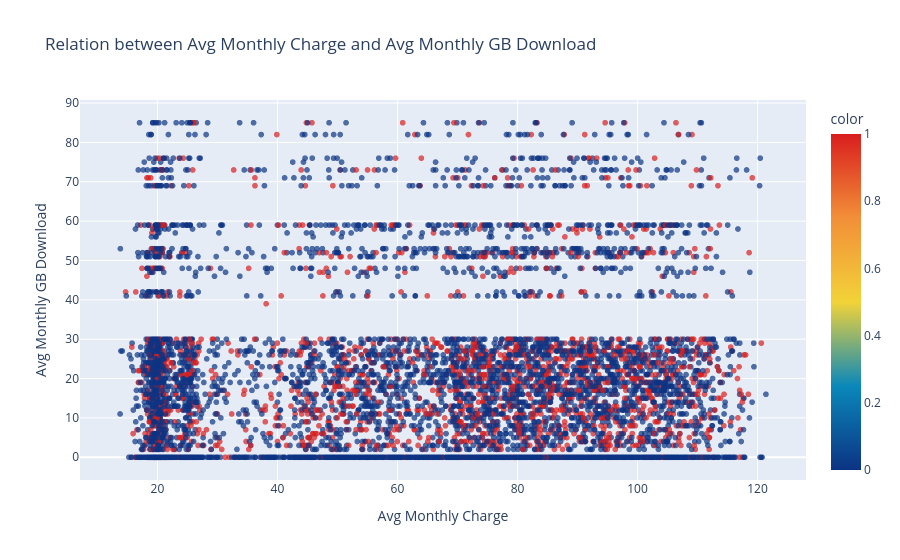

The notebook cell this image was saved under:
### Code cell
import plotly.express as px

# Assuming df_service and df are your DataFrames
fig = px.scatter(x=df_service['avg monthly charge'], y=df['Avg Monthly GB Download'], color=df['Churn Value'],
                 opacity=0.7, labels={'x': 'Avg Monthly Charge', 'y': 'Avg Monthly GB Download'},
                 title='Relation between Avg Monthly Charge and Avg Monthly GB Download',
                 color_continuous_scale=px.colors.diverging.Portland)

fig.show()

### Figure 1 — Plotly figure (JSON) as saved in the notebook; plotly's stock layout.template omitted (floating-point values rounded to 4 significant figures; data arrays with more than 128 entries replaced by an {"elided": "..."} marker saying what was removed)
{"data": [{"hovertemplate": "Avg Monthly Charge=%{x}<br>Avg Monthly GB Download=%{y}<br>color=%{marker.color}<extra></extra>", "legendgroup": "", "marker": {"color": {"elided": "7043 int values"}, "coloraxis": "coloraxis", "opacity": 0.7, "symbol": "circle"}, "mode": "markers", "name": "", "showlegend": false, "type": "scattergl", "x": {"elided": "7043 float values"}, "xaxis": "x", "y": {"elided": "7043 int values"}, "yaxis": "y"}], "layout": {"coloraxis": {"colorbar": {"title": {"text": "color"}}, "colorscale": [[0, "rgb(12,51,131)"], [0.25, "rgb(10,136,186)"], [0.5, "rgb(242,211,56)"], [0.75, "rgb(242,143,56)"], [1, "rgb(217,30,30)"]]}, "legend": {"tracegroupgap": 0}, "title": {"text": "Relation between Avg Monthly Charge and Avg Monthly GB Download"}, "xaxis": {"anchor": "y", "domain": [0, 1], "title": {"text": "Avg Monthly Charge"}}, "yaxis": {"anchor": "x", "domain": [0, 1], "title": {"text": "Avg Monthly GB Download"}}}}
